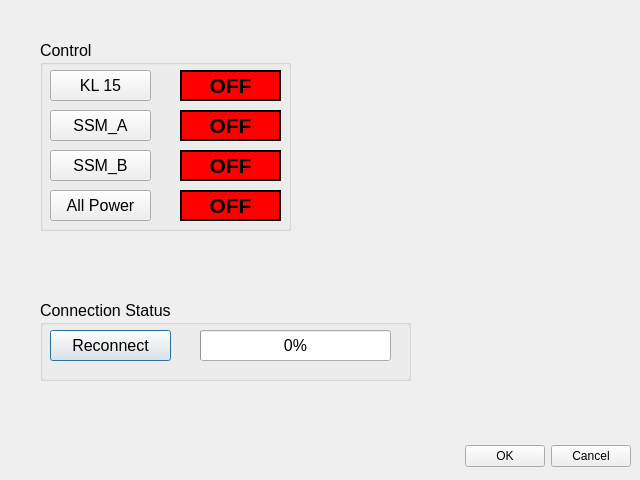
<?xml version="1.0" encoding="UTF-8"?>
<ui version="4.0">
 <class>GuiLayOut</class>
 <widget class="QDialog" name="GuiLayOut">
  <property name="geometry">
   <rect>
    <x>0</x>
    <y>0</y>
    <width>640</width>
    <height>480</height>
   </rect>
  </property>
  <property name="windowTitle">
   <string>Dialog</string>
  </property>
  <property name="autoFillBackground">
   <bool>false</bool>
  </property>
  <widget class="QDialogButtonBox" name="buttonBox">
   <property name="geometry">
    <rect>
     <x>10</x>
     <y>440</y>
     <width>621</width>
     <height>32</height>
    </rect>
   </property>
   <property name="orientation">
    <enum>Qt::Horizontal</enum>
   </property>
   <property name="standardButtons">
    <set>QDialogButtonBox::Cancel|QDialogButtonBox::Ok</set>
   </property>
  </widget>
  <widget class="QGroupBox" name="ControlGroup">
   <property name="geometry">
    <rect>
     <x>40</x>
     <y>40</y>
     <width>251</width>
     <height>191</height>
    </rect>
   </property>
   <property name="font">
    <font>
     <pointsize>12</pointsize>
    </font>
   </property>
   <property name="title">
    <string>Control</string>
   </property>
   <widget class="QPushButton" name="btn_Power">
    <property name="geometry">
     <rect>
      <x>10</x>
      <y>150</y>
      <width>101</width>
      <height>31</height>
     </rect>
    </property>
    <property name="autoFillBackground">
     <bool>false</bool>
    </property>
    <property name="text">
     <string>All Power</string>
    </property>
    <property name="default">
     <bool>true</bool>
    </property>
    <property name="flat">
     <bool>false</bool>
    </property>
   </widget>
   <widget class="QLabel" name="lbl_SSM_A">
    <property name="geometry">
     <rect>
      <x>140</x>
      <y>70</y>
      <width>101</width>
      <height>31</height>
     </rect>
    </property>
    <property name="font">
     <font>
      <pointsize>16</pointsize>
      <weight>75</weight>
      <bold>true</bold>
     </font>
    </property>
    <property name="autoFillBackground">
     <bool>false</bool>
    </property>
    <property name="styleSheet">
     <string notr="true">background-color: rgb(255, 0, 0);
alternate-background-color: rgb(0, 170, 0);</string>
    </property>
    <property name="frameShape">
     <enum>QFrame::WinPanel</enum>
    </property>
    <property name="text">
     <string>OFF</string>
    </property>
    <property name="alignment">
     <set>Qt::AlignCenter</set>
    </property>
   </widget>
   <widget class="QLabel" name="lbl_kl15">
    <property name="geometry">
     <rect>
      <x>140</x>
      <y>30</y>
      <width>101</width>
      <height>31</height>
     </rect>
    </property>
    <property name="font">
     <font>
      <pointsize>16</pointsize>
      <weight>75</weight>
      <bold>true</bold>
     </font>
    </property>
    <property name="autoFillBackground">
     <bool>false</bool>
    </property>
    <property name="styleSheet">
     <string notr="true">background-color: rgb(255, 0, 0);
alternate-background-color: rgb(0, 170, 0);</string>
    </property>
    <property name="frameShape">
     <enum>QFrame::WinPanel</enum>
    </property>
    <property name="text">
     <string>OFF</string>
    </property>
    <property name="alignment">
     <set>Qt::AlignCenter</set>
    </property>
   </widget>
   <widget class="QPushButton" name="btn_kl15">
    <property name="geometry">
     <rect>
      <x>10</x>
      <y>30</y>
      <width>101</width>
      <height>31</height>
     </rect>
    </property>
    <property name="autoFillBackground">
     <bool>false</bool>
    </property>
    <property name="text">
     <string>KL 15</string>
    </property>
    <property name="default">
     <bool>true</bool>
    </property>
    <property name="flat">
     <bool>false</bool>
    </property>
   </widget>
   <widget class="QPushButton" name="btn_SSM_A">
    <property name="geometry">
     <rect>
      <x>10</x>
      <y>70</y>
      <width>101</width>
      <height>31</height>
     </rect>
    </property>
    <property name="autoFillBackground">
     <bool>false</bool>
    </property>
    <property name="text">
     <string>SSM_A</string>
    </property>
    <property name="default">
     <bool>true</bool>
    </property>
    <property name="flat">
     <bool>false</bool>
    </property>
   </widget>
   <widget class="QPushButton" name="btn_SSM_B">
    <property name="geometry">
     <rect>
      <x>10</x>
      <y>110</y>
      <width>101</width>
      <height>31</height>
     </rect>
    </property>
    <property name="autoFillBackground">
     <bool>false</bool>
    </property>
    <property name="text">
     <string>SSM_B</string>
    </property>
    <property name="default">
     <bool>true</bool>
    </property>
    <property name="flat">
     <bool>false</bool>
    </property>
   </widget>
   <widget class="QLabel" name="lbl_SSM_B">
    <property name="geometry">
     <rect>
      <x>140</x>
      <y>110</y>
      <width>101</width>
      <height>31</height>
     </rect>
    </property>
    <property name="font">
     <font>
      <pointsize>16</pointsize>
      <weight>75</weight>
      <bold>true</bold>
     </font>
    </property>
    <property name="autoFillBackground">
     <bool>false</bool>
    </property>
    <property name="styleSheet">
     <string notr="true">background-color: rgb(255, 0, 0);
alternate-background-color: rgb(0, 170, 0);</string>
    </property>
    <property name="frameShape">
     <enum>QFrame::WinPanel</enum>
    </property>
    <property name="text">
     <string>OFF</string>
    </property>
    <property name="alignment">
     <set>Qt::AlignCenter</set>
    </property>
   </widget>
   <widget class="QLabel" name="lbl_Power">
    <property name="geometry">
     <rect>
      <x>140</x>
      <y>150</y>
      <width>101</width>
      <height>31</height>
     </rect>
    </property>
    <property name="font">
     <font>
      <pointsize>16</pointsize>
      <weight>75</weight>
      <bold>true</bold>
     </font>
    </property>
    <property name="autoFillBackground">
     <bool>false</bool>
    </property>
    <property name="styleSheet">
     <string notr="true">background-color: rgb(255, 0, 0);
alternate-background-color: rgb(0, 170, 0);</string>
    </property>
    <property name="frameShape">
     <enum>QFrame::WinPanel</enum>
    </property>
    <property name="text">
     <string>OFF</string>
    </property>
    <property name="alignment">
     <set>Qt::AlignCenter</set>
    </property>
   </widget>
  </widget>
  <widget class="QGroupBox" name="groupBox">
   <property name="geometry">
    <rect>
     <x>40</x>
     <y>300</y>
     <width>371</width>
     <height>81</height>
    </rect>
   </property>
   <property name="font">
    <font>
     <pointsize>12</pointsize>
    </font>
   </property>
   <property name="title">
    <string>Connection Status</string>
   </property>
   <widget class="QPushButton" name="btn_connect">
    <property name="geometry">
     <rect>
      <x>10</x>
      <y>30</y>
      <width>121</width>
      <height>31</height>
     </rect>
    </property>
    <property name="autoFillBackground">
     <bool>false</bool>
    </property>
    <property name="text">
     <string>Reconnect</string>
    </property>
    <property name="default">
     <bool>true</bool>
    </property>
    <property name="flat">
     <bool>false</bool>
    </property>
   </widget>
   <widget class="QProgressBar" name="bar_ComStatus">
    <property name="geometry">
     <rect>
      <x>160</x>
      <y>30</y>
      <width>191</width>
      <height>31</height>
     </rect>
    </property>
    <property name="value">
     <number>0</number>
    </property>
   </widget>
  </widget>
 </widget>
 <resources/>
 <connections>
  <connection>
   <sender>buttonBox</sender>
   <signal>accepted()</signal>
   <receiver>GuiLayOut</receiver>
   <slot>accept()</slot>
   <hints>
    <hint type="sourcelabel">
     <x>248</x>
     <y>254</y>
    </hint>
    <hint type="destinationlabel">
     <x>157</x>
     <y>274</y>
    </hint>
   </hints>
  </connection>
  <connection>
   <sender>buttonBox</sender>
   <signal>rejected()</signal>
   <receiver>GuiLayOut</receiver>
   <slot>reject()</slot>
   <hints>
    <hint type="sourcelabel">
     <x>316</x>
     <y>260</y>
    </hint>
    <hint type="destinationlabel">
     <x>286</x>
     <y>274</y>
    </hint>
   </hints>
  </connection>
 </connections>
</ui>
